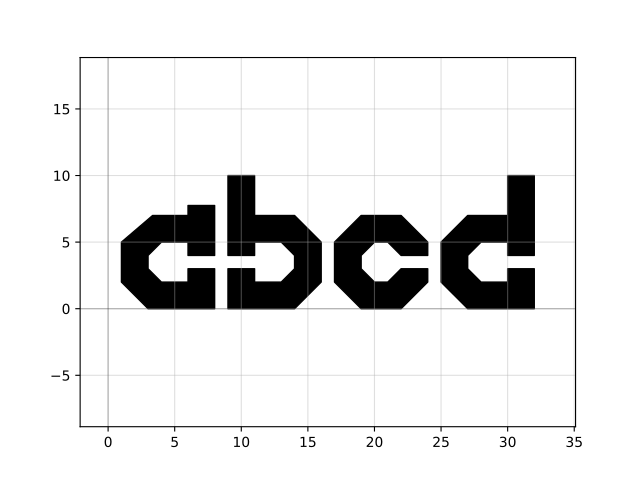

The script that drew this image:
import gdsfactory as gf

c = gf.components.text(text='abcd', size=10.0, position=(0, 0), justify='left', layer='WG')
c.plot()
